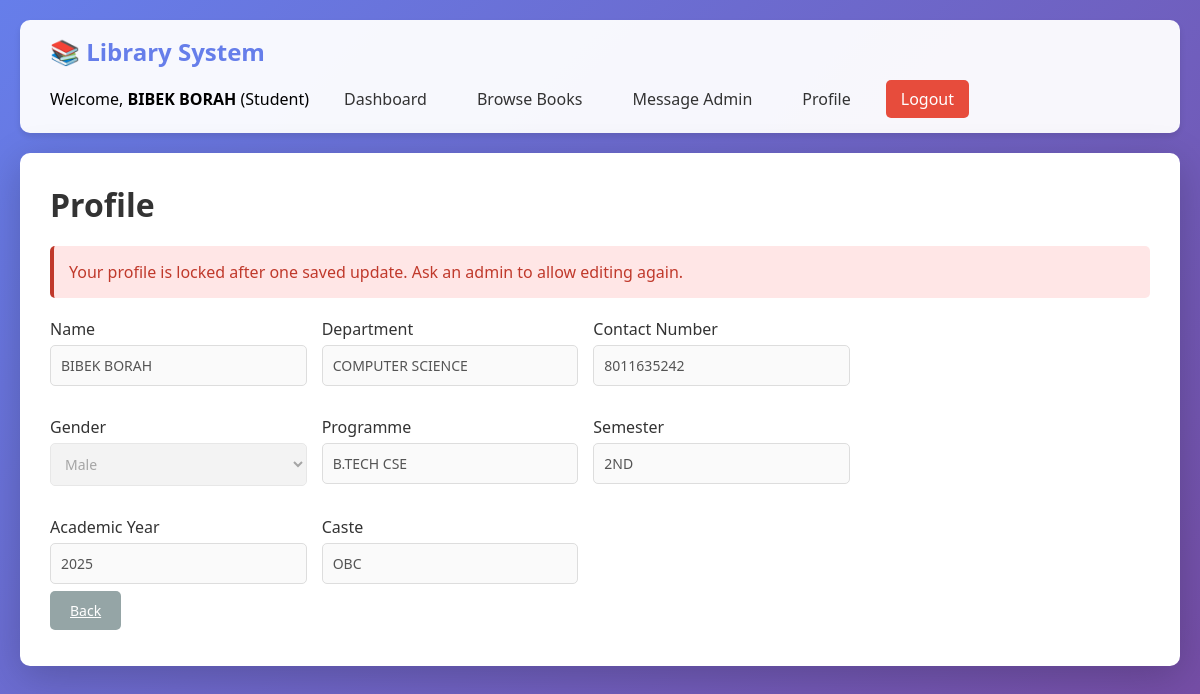
Screenshot of /profile (signed in) with the database file from the repository.
### tables this page shows
CREATE TABLE users (
            id INTEGER PRIMARY KEY AUTOINCREMENT,
            username TEXT UNIQUE NOT NULL,
            email TEXT UNIQUE NOT NULL,
            password_hash TEXT NOT NULL,
            role TEXT DEFAULT 'Student',
            created_at TEXT DEFAULT CURRENT_TIMESTAMP
        , full_name TEXT, department TEXT, programme TEXT, semester TEXT, academic_year TEXT, contact_number TEXT, gender TEXT, caste TEXT, profile_completed INTEGER DEFAULT 0, profile_edit_allowed INTEGER DEFAULT 1, is_restricted INTEGER DEFAULT 0, restriction_reason TEXT, restricted_at TEXT);

### app.py (the view, shortened to what this page needs)
@app.route('/profile', methods=['GET', 'POST'])
@login_required
def profile():
    conn = get_db_connection()
    user = conn.execute(
        '''SELECT id, username, email, role, full_name, department, programme,
                  semester, academic_year, contact_number, gender, caste,
                  profile_completed, profile_edit_allowed, is_restricted
           FROM users WHERE id = ?''',
        (session.get('user_id'),)
    ).fetchone()
    if not user:
        conn.close()
        session.clear()
        return redirect(url_for('login'))
    if user['role'] == 'Student' and user['is_restricted']:
        conn.close()
        session.clear()
        return redirect(url_for('student_login'))
    can_edit = user['role'] == 'Admin' or not user['profile_completed'] or user['profile_edit_allowed']
    conn.close()
    return render_template('profile.html', user=user, can_edit=can_edit)

### app.py (called while the page is built, shortened)
def get_db_connection():
    conn = sqlite3.connect('library.db')
    conn.row_factory = sqlite3.Row
    return conn

def get_active_login_notices():
    try:
        conn = get_db_connection()
        notices = conn.execute(
            '''SELECT * FROM login_notifications
               WHERE is_active = 1
               ORDER BY created_at DESC'''
        ).fetchall()
        conn.close()
        return notices
    except sqlite3.Error:
        return []

@app.context_processor
def inject_admin_message_count():
    unread_admin_messages = 0
    return {
        'unread_admin_messages': unread_admin_messages,
        'current_display_name': session.get('display_name') or session.get('username'),
        'login_notices': get_active_login_notices(),
    }

def login_required(f):
    @wraps(f)
    def decorated_function(*args, **kwargs):
        if 'server_restart_token' not in session or session.get('server_restart_token') != app.config.get('SESSION_RESTART_EPOCH'):
            session.clear()
            return redirect(url_for('login'))
        if 'user_id' not in session:
            session.clear()
            return redirect(url_for('login'))
        return f(*args, **kwargs)
    return decorated_function

### templates/profile.html (shortened to what this page needs)
{% extends "base.html" %}
{% block content %}
<h1>Profile</h1>
{% if not can_edit %}
<div class="error">
  Your profile is locked after one saved update. Ask an admin to allow editing again.
</div>
{% endif %}
<form method="POST" action="{{ url_for('profile') }}" style="max-width: 800px">
  <div style="display: grid; grid-template-columns: repeat(auto-fit, minmax(240px, 1fr)); gap: 15px;">
    <div class="form-group">
      <label for="full_name">Name</label>
      <input type="text" id="full_name" name="full_name" value="{{ (form.full_name if form else user['full_name']) or '' }}" required {% if not can_edit %}disabled{% endif %} />
    </div>
    <div class="form-group">
      <label for="department">Department</label>
      <input type="text" id="department" name="department" value="{{ (form.department if form else user['department']) or '' }}" {% if not can_edit %}disabled{% endif %} />
    </div>
    <div class="form-group">
      <label for="contact_number">Contact Number</label>
      <input type="text" id="contact_number" name="contact_number" value="{{ (form.contact_number if form else user['contact_number']) or '' }}" {% if not can_edit %}disabled{% endif %} />
    </div>
    <div class="form-group">
      <label for="gender">Gender</label>
      <select id="gender" name="gender" {% if not can_edit %}disabled{% endif %}>
        {% set selected_gender = (form.gender if form else user['gender']) or '' %}
        <option value="Male" {% if selected_gender == "Male" %}selected{% endif %}>Male</option>
      </select>
    </div>
    {% if user['role'] == 'Student' %}
    <div class="form-group">
      <label for="programme">Programme</label>
      <input type="text" id="programme" name="programme" value="{{ (form.programme if form else user['programme']) or '' }}" {% if not can_edit %}disabled{% endif %} />
    </div>
    <div class="form-group">
      <label for="semester">Semester</label>
      <input type="text" id="semester" name="semester" value="{{ (form.semester if form else user['semester']) or '' }}" {% if not can_edit %}disabled{% endif %} />
    </div>
    <div class="form-group">
      <label for="academic_year">Academic Year</label>
      <input type="text" id="academic_year" name="academic_year" value="{{ (form.academic_year if form else user['academic_year']) or '' }}" {% if not can_edit %}disabled{% endif %} />
    </div>
    <div class="form-group">
      <label for="caste">Caste</label>
      <input type="text" id="caste" name="caste" value="{{ (form.caste if form else user['caste']) or '' }}" {% if not can_edit %}disabled{% endif %} />
    </div>
    {% endif %}
  </div>
  <div class="form-group">
    <a href="{{ url_for('index') }}" class="btn btn-secondary">Back</a>
  </div>
</form>
{% endblock %}

### templates/base.html (shortened to what this page needs)
<!doctype html>
<html lang="en">
  <head>
  </head>
  <body>
    {% if session.get('user_id') %}
    <div class="navbar">
      <a href="/" class="navbar-brand">📚 Library System</a>
      <div class="navbar-menu">
        <span
          >Welcome, <strong>{{ current_display_name }}</strong> ({{
          session.get('role') }})</span
        >
        {% if session.get('role') == 'Admin' %}
        <a href="{{ url_for('admin_dashboard') }}">Admin Dashboard</a>
        <a href="{{ url_for('admin_users') }}">Users</a>
        <a href="{{ url_for('admin_books') }}">Books</a>
        <a href="{{ url_for('admin_book_requests') }}">Requests</a>
        <a href="{{ url_for('admin_notifications') }}">Notifications</a>
        <a href="{{ url_for('admin_messages') }}"
          >Messages {% if unread_admin_messages %}<span class="badge"
            >{{ unread_admin_messages }}</span
          >{% endif %}</a
        >
        <a href="{{ url_for('admin_logs') }}">Logs</a>
        {% else %}
        <a href="{{ url_for('student_dashboard') }}">Dashboard</a>
        <a href="{{ url_for('student_books') }}">Browse Books</a>
        <a href="{{ url_for('student_message_admin') }}">Message Admin</a>
        {% endif %}
        <a href="{{ url_for('profile') }}">Profile</a>
        <a href="{{ url_for('logout') }}" class="logout-btn">Logout</a>
      </div>
    </div>
    {% endif %}
    <div class="container">
       {% block content %}{% endblock %}
    </div>
  </body>
</html>

### templates/base.html (style rules this page uses)
* { margin: 0; padding: 0; box-sizing: border-box; }
body { font-family: "Segoe UI", Tahoma, Geneva, Verdana, sans-serif; background: linear-gradient(135deg, #667eea 0%, #764ba2 100%); min-height: 100vh; padding: 20px; animation: pageEnter 1s ease both; will-change: opacity, transform; }
.navbar { background: rgba(255, 255, 255, 0.95); border-radius: 10px; padding: 15px 30px; margin-bottom: 20px; display: flex; justify-content: space-between; align-items: center; gap: 12px; flex-wrap: wrap; box-shadow: 0 4px 6px rgba(0, 0, 0, 0.1); }
.navbar-brand { font-size: 24px; font-weight: bold; color: #667eea; text-decoration: none; }
.navbar-menu { display: flex; gap: 20px; align-items: center; flex-wrap: wrap; }
.navbar-menu a { color: #333; text-decoration: none; padding: 8px 15px; border-radius: 5px; transition: background-color 0.3s ease, color 0.3s ease, transform 0.3s ease; }
.navbar-menu .logout-btn { background: #e74c3c; color: white; }
.container { max-width: 1200px; margin: 0 auto; background: white; border-radius: 10px; padding: 30px; box-shadow: 0 10px 40px rgba(0, 0, 0, 0.2); }
h1, h2 { color: #333; margin-bottom: 20px; }
.error { background: #ffe6e6; color: #c0392b; padding: 15px; border-radius: 5px; margin-bottom: 20px; border-left: 4px solid #c0392b; }
.form-group { margin-bottom: 15px; }
label { display: block; margin-bottom: 5px; font-weight: 500; color: #333; }
input[type="text"], input[type="email"], input[type="password"], input[type="date"], textarea, select { width: 100%; padding: 10px; border: 1px solid #ddd; border-radius: 5px; font-size: 14px; font-family: inherit; }
.btn { padding: 10px 20px; border: none; border-radius: 5px; cursor: pointer; font-size: 14px; font-weight: 500; transition: background-color 0.3s ease, color 0.3s ease, transform 0.3s ease, box-shadow 0.3s ease; will-change: transform; }
.btn-secondary { background: #95a5a6; color: white; }

### rows the page displays
users: full_name "BIBEK BORAH", get "Student", department "COMPUTER SCIENCE", contact_number "8011635242", gender "Male", programme "B.TECH CSE", semester "2ND", academic_year "2025", caste "OBC"
